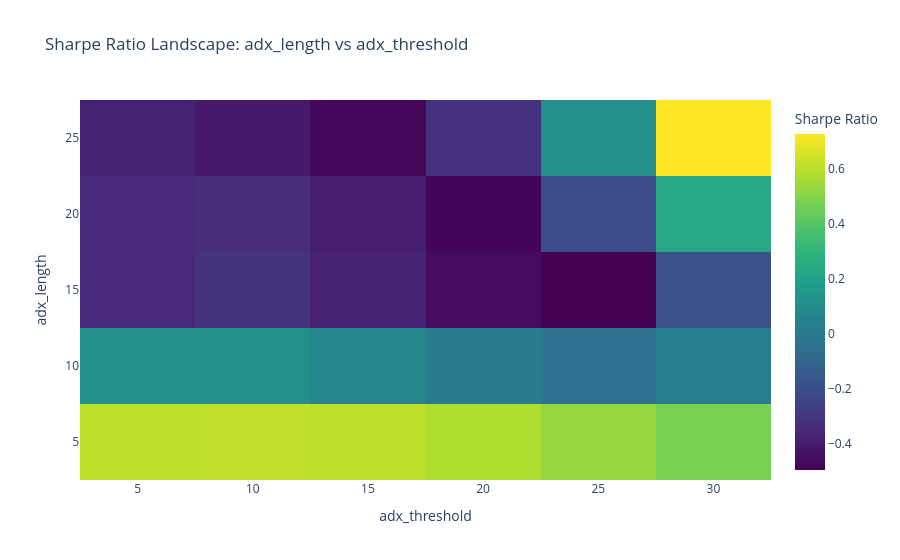
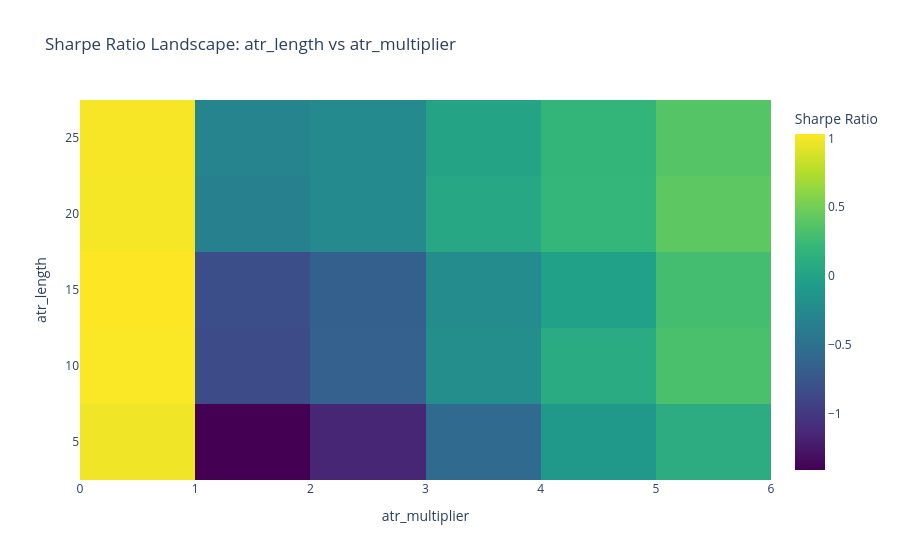
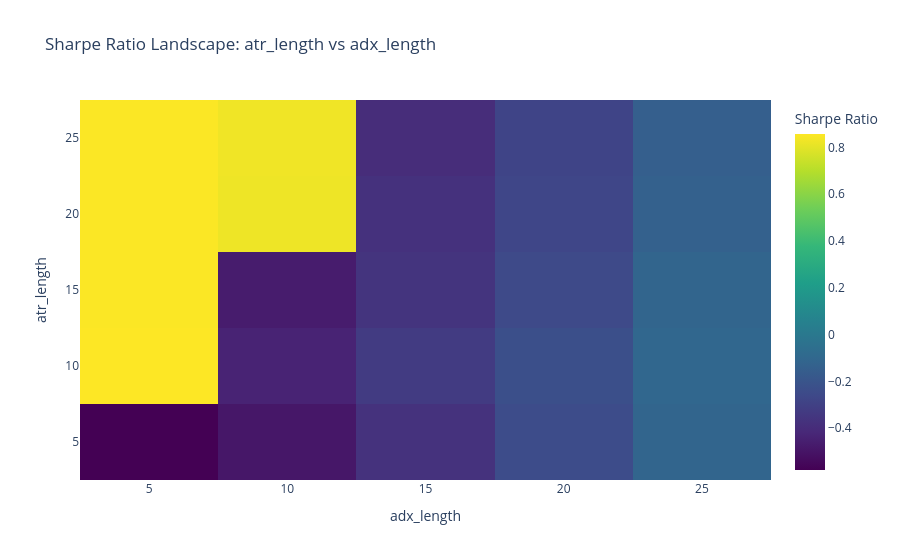

These figures' notebook cell, in order:
### Code cell
# --- Generate Heatmaps ---
# You can list any pairs of parameters you want to explore
pairs_to_plot = [
    ("adx_threshold", "adx_length"), #entry
    # ("sar_acceleration", "sar_maximum"),
    ("atr_multiplier", "atr_length"), #exit
    ("adx_length", "atr_length"),
    # ("use_dmp_cross", "adx_length"),
    # ("use_dmp_cross", "adx_threshold")
]

for x, y in pairs_to_plot:
    show_heatmap(results_df, x, y)

### Figure 1 — Plotly figure (JSON) as saved in the notebook; plotly's stock layout.template omitted (floating-point values rounded to 4 significant figures)
{"data": [{"colorbar": {"title": {"text": "Sharpe Ratio"}}, "colorscale": [[0, "#440154"], [0.1111, "#482878"], [0.2222, "#3e4989"], [0.3333, "#31688e"], [0.4444, "#26828e"], [0.5556, "#1f9e89"], [0.6667, "#35b779"], [0.7778, "#6ece58"], [0.8889, "#b5de2b"], [1, "#fde725"]], "type": "heatmap", "x": [5, 10, 15, 20, 25, 30], "y": [5, 10, 15, 20, 25], "z": [[0.6059, 0.6095, 0.6043, 0.5773, 0.5302, 0.4757], [0.1216, 0.1198, 0.07028, 0.01351, -0.03896, 0.02141], [-0.3603, -0.3099, -0.3817, -0.4614, -0.4962, -0.1902], [-0.3505, -0.3406, -0.3912, -0.486, -0.2009, 0.2333], [-0.382, -0.4123, -0.4741, -0.3218, 0.1184, 0.7256]]}], "layout": {"title": {"text": "Sharpe Ratio Landscape: adx_length vs adx_threshold"}, "xaxis": {"title": {"text": "adx_threshold"}}, "yaxis": {"title": {"text": "adx_length"}}}}

### Figure 2 — Plotly figure (JSON) as saved in the notebook; plotly's stock layout.template omitted (floating-point values rounded to 4 significant figures)
{"data": [{"colorbar": {"title": {"text": "Sharpe Ratio"}}, "colorscale": [[0, "#440154"], [0.1111, "#482878"], [0.2222, "#3e4989"], [0.3333, "#31688e"], [0.4444, "#26828e"], [0.5556, "#1f9e89"], [0.6667, "#35b779"], [0.7778, "#6ece58"], [0.8889, "#b5de2b"], [1, "#fde725"]], "type": "heatmap", "x": [0.5, 1.5, 2.5, 3.5, 4.5, 5.5], "y": [5, 10, 15, 20, 25], "z": [[0.9823, -1.411, -1.154, -0.5796, -0.09849, 0.102], [1.019, -0.8475, -0.6538, -0.212, 0.08325, 0.3216], [1.032, -0.8274, -0.6683, -0.2285, -0.02284, 0.2923], [1.003, -0.3408, -0.2485, 0.04949, 0.1999, 0.4078], [1.011, -0.3049, -0.2503, 0.009972, 0.193, 0.3693]]}], "layout": {"title": {"text": "Sharpe Ratio Landscape: atr_length vs atr_multiplier"}, "xaxis": {"title": {"text": "atr_multiplier"}}, "yaxis": {"title": {"text": "atr_length"}}}}

### Figure 3 — Plotly figure (JSON) as saved in the notebook; plotly's stock layout.template omitted (floating-point values rounded to 4 significant figures)
{"data": [{"colorbar": {"title": {"text": "Sharpe Ratio"}}, "colorscale": [[0, "#440154"], [0.1111, "#482878"], [0.2222, "#3e4989"], [0.3333, "#31688e"], [0.4444, "#26828e"], [0.5556, "#1f9e89"], [0.6667, "#35b779"], [0.7778, "#6ece58"], [0.8889, "#b5de2b"], [1, "#fde725"]], "type": "heatmap", "x": [5, 10, 15, 20, 25], "y": [5, 10, 15, 20, 25], "z": [[-0.579, -0.4897, -0.3706, -0.2419, -0.1174], [0.8574, -0.4379, -0.3296, -0.2269, -0.1038], [0.8524, -0.4699, -0.3608, -0.256, -0.1179], [0.8524, 0.8241, -0.3753, -0.273, -0.136], [0.8524, 0.8297, -0.3968, -0.2821, -0.1467]]}], "layout": {"title": {"text": "Sharpe Ratio Landscape: atr_length vs adx_length"}, "xaxis": {"title": {"text": "adx_length"}}, "yaxis": {"title": {"text": "atr_length"}}}}
